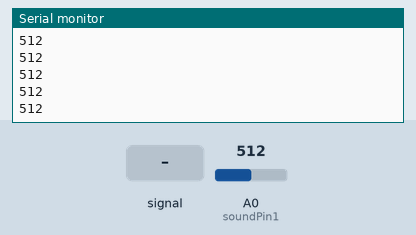
Recording of a sketch running on a simulated Arduino Uno, built with avr-gcc and run on an emulated ATmega328P. Parts: the last lines printed to the serial monitor. Inputs (shaded band) come from the test bench; at power-on: A0 (soundPin1) = 512.

Above: at 1.2 s.
1.3 s: A0 (soundPin1) fed a 200 Hz sine of ±81 counts around its level
At 1.31 s:
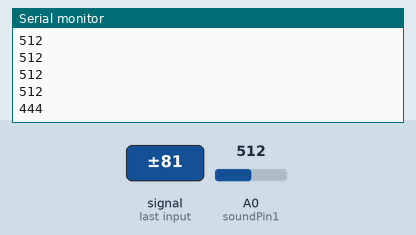
2.8 s: A0 (soundPin1) set to 716
At 2.81 s:
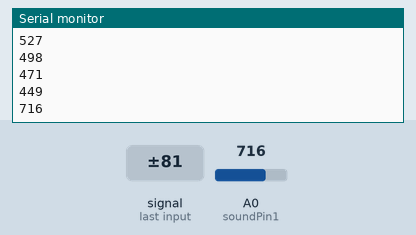
4.3 s: A0 (soundPin1) fed a 1000 Hz sine of ±255 counts around its level
At 4.42 s:
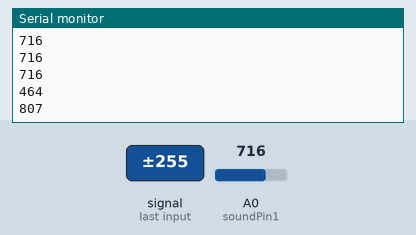
5.8 s: A0 (soundPin1) set to 900
At 5.82 s:
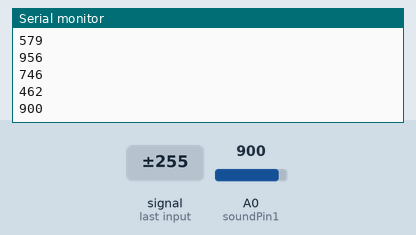
Timing chart, 0 to 8.3 s (numbered marks = the images above; inputs shaded):
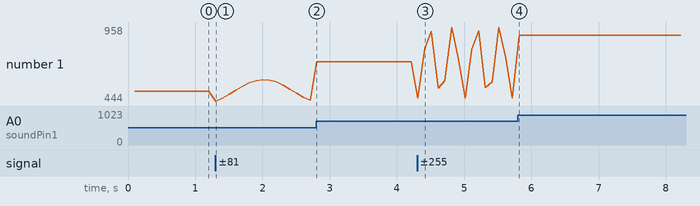

Measured:
- after the input at 1.3 s, the serial monitor: prints a new line at once (image 1)
- after the input at 2.8 s, the serial monitor: prints a new line at once (image 2)
- after the input at 4.3 s, the serial monitor: prints a new line after 0.11 s (image 3)
- after the input at 5.8 s, the serial monitor: prints a new line at once (image 4)
- plotted number 1: 512 → 449 after the input at 1.3 s, 449 → 716 after the input at 2.8 s, 716 → 462 after the input at 4.3 s, 462 → 900 after the input at 5.8 s

The sketch:

Sound_Sensor.ino
```cpp
// set pin numbers

const int soundPin =  5;       // the number of the LED pin
unsigned int soundPin1 =  A0;       // the number of the LED pin

void setup() {
  Serial.begin(9600);
  pinMode(soundPin, INPUT);
  pinMode(soundPin1, INPUT);
  Serial.print("Analog value: ");
}

void loop() {
//  int sound = digitalRead(soundPin);
  int sound1 = analogRead(soundPin1);


  Serial.println(sound1);

  delay(100);
}
```
